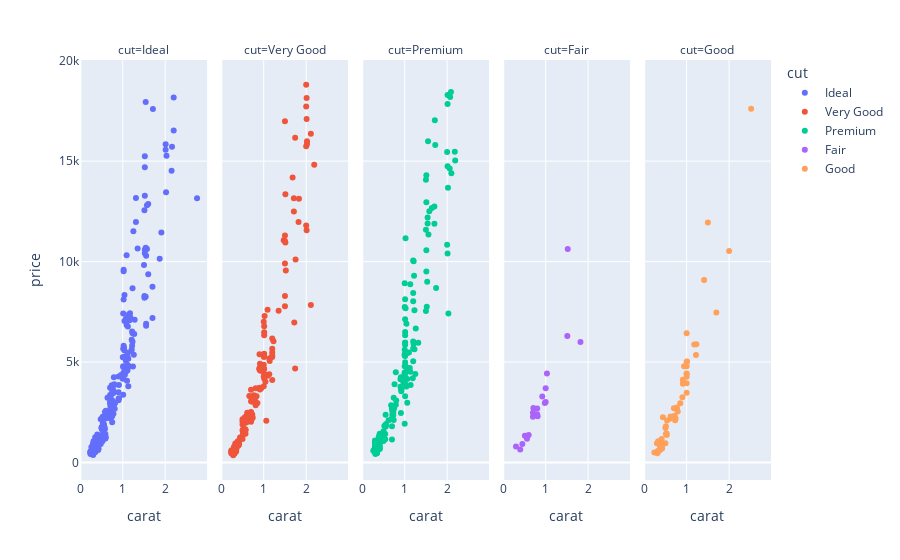

The notebook cell saved with this chart:
### Markdown cell above
### FACET PLOTS
Sada alfaz m ksi b dataset ko categories ki base p divde kr daina r hr category ka different  
plot show ho jae ga jsy hmary dataset m category wise ho ga
You have one dataset (like the diamonds dataset).  
You pick a categorical variable (e.g., category).   
**PLOTLY** will Look at all unique values of that category (e.g., Fair, Good, Very Good, Premium, Ideal).  
Split the dataset into groups, one per unique category.  
Apply the same type of plot (scatter, histogram, box, etc.) to each group.  
Show all those small plots in a grid layout for comparison.  
This whole splitting process is done automatically → you don’t have to filter the dataset   yourself.

### Code cell
fig = px.scatter(data_frame=sample, x='carat' , y='price' , facet_col='cut', color='cut')
fig.show()

### Figure 1 — Plotly figure (JSON) as saved in the notebook; plotly's stock layout.template omitted (floating-point values rounded to 4 significant figures; data arrays with more than 128 entries replaced by an {"elided": "..."} marker saying what was removed)
{"data": [{"hovertemplate": "cut=Ideal<br>carat=%{x}<br>price=%{y}<extra></extra>", "legendgroup": "Ideal", "marker": {"color": "#636efa", "symbol": "circle"}, "mode": "markers", "name": "Ideal", "orientation": "v", "showlegend": true, "type": "scatter", "x": {"elided": "285 float values"}, "xaxis": "x", "y": {"elided": "285 int values"}, "yaxis": "y"}, {"hovertemplate": "cut=Very Good<br>carat=%{x}<br>price=%{y}<extra></extra>", "legendgroup": "Very Good", "marker": {"color": "#EF553B", "symbol": "circle"}, "mode": "markers", "name": "Very Good", "orientation": "v", "showlegend": true, "type": "scatter", "x": {"elided": "162 float values"}, "xaxis": "x2", "y": {"elided": "162 int values"}, "yaxis": "y2"}, {"hovertemplate": "cut=Premium<br>carat=%{x}<br>price=%{y}<extra></extra>", "legendgroup": "Premium", "marker": {"color": "#00cc96", "symbol": "circle"}, "mode": "markers", "name": "Premium", "orientation": "v", "showlegend": true, "type": "scatter", "x": {"elided": "176 float values"}, "xaxis": "x3", "y": {"elided": "176 int values"}, "yaxis": "y3"}, {"hovertemplate": "cut=Fair<br>carat=%{x}<br>price=%{y}<extra></extra>", "legendgroup": "Fair", "marker": {"color": "#ab63fa", "symbol": "circle"}, "mode": "markers", "name": "Fair", "orientation": "v", "showlegend": true, "type": "scatter", "x": [1, 0.6, 0.98, 1.03, 0.8, 0.81, 1.51, 1.52, 0.92, 0.7, 0.3, 0.4, 1, 0.8, 0.7, 0.51, 0.71, 1.82, 0.45, 0.56], "xaxis": "x4", "y": [3011, 1367, 2958, 4424, 2400, 2297, 6291, 10623, 3282, 2273, 790, 644, 3696, 2686, 2479, 1334, 2707, 5993, 923, 1176], "yaxis": "y4"}, {"hovertemplate": "cut=Good<br>carat=%{x}<br>price=%{y}<extra></extra>", "legendgroup": "Good", "marker": {"color": "#FFA15A", "symbol": "circle"}, "mode": "markers", "name": "Good", "orientation": "v", "showlegend": true, "type": "scatter", "x": [0.53, 0.51, 0.42, 2.52, 1.41, 0.91, 0.33, 0.5, 0.54, 0.31, 0.44, 1, 1, 0.42, 0.42, 1, 0.41, 0.37, 0.74, 0.85, 0.41, 0.4, 0.9, 0.4, 0.42, 1.23, 0.77, 0.38, 0.72, 0.24, 1, 1.5, 0.77, 0.51, 1.22, 0.79, 0.35, 0.5, 0.7, 1, 2, 1, 0.32, 0.73, 1.01, 0.3, 0.53, 0.63, 1, 1.18, 0.62, 0.71, 0.32, 0.94, 1.7, 1, 0.91], "xaxis": "x5", "y": [1440, 1800, 722, 17608, 9088, 3924, 1052, 1715, 2090, 462, 2250, 4786, 3465, 867, 700, 4400, 1169, 825, 2190, 2945, 755, 687, 3250, 882, 945, 5889, 2734, 659, 2308, 492, 5013, 11948, 2642, 1423, 5356, 2539, 583, 958, 2699, 6437, 10528, 3949, 524, 2098, 5021, 956, 1363, 2188, 4427, 5871, 2288, 2308, 571, 4790, 7464, 4273, 4113], "yaxis": "y5"}], "layout": {"annotations": [{"font": {}, "showarrow": false, "text": "cut=Ideal", "x": 0.092, "xanchor": "center", "xref": "paper", "y": 1, "yanchor": "bottom", "yref": "paper"}, {"font": {}, "showarrow": false, "text": "cut=Very Good", "x": 0.296, "xanchor": "center", "xref": "paper", "y": 1, "yanchor": "bottom", "yref": "paper"}, {"font": {}, "showarrow": false, "text": "cut=Premium", "x": 0.5, "xanchor": "center", "xref": "paper", "y": 1, "yanchor": "bottom", "yref": "paper"}, {"font": {}, "showarrow": false, "text": "cut=Fair", "x": 0.704, "xanchor": "center", "xref": "paper", "y": 1, "yanchor": "bottom", "yref": "paper"}, {"font": {}, "showarrow": false, "text": "cut=Good", "x": 0.908, "xanchor": "center", "xref": "paper", "y": 1, "yanchor": "bottom", "yref": "paper"}], "legend": {"title": {"text": "cut"}, "tracegroupgap": 0}, "margin": {"t": 60}, "xaxis": {"anchor": "y", "domain": [0, 0.184], "title": {"text": "carat"}}, "xaxis2": {"anchor": "y2", "domain": [0.204, 0.388], "matches": "x", "title": {"text": "carat"}}, "xaxis3": {"anchor": "y3", "domain": [0.408, 0.592], "matches": "x", "title": {"text": "carat"}}, "xaxis4": {"anchor": "y4", "domain": [0.612, 0.796], "matches": "x", "title": {"text": "carat"}}, "xaxis5": {"anchor": "y5", "domain": [0.816, 1], "matches": "x", "title": {"text": "carat"}}, "yaxis": {"anchor": "x", "domain": [0, 1], "title": {"text": "price"}}, "yaxis2": {"anchor": "x2", "domain": [0, 1], "matches": "y", "showticklabels": false}, "yaxis3": {"anchor": "x3", "domain": [0, 1], "matches": "y", "showticklabels": false}, "yaxis4": {"anchor": "x4", "domain": [0, 1], "matches": "y", "showticklabels": false}, "yaxis5": {"anchor": "x5", "domain": [0, 1], "matches": "y", "showticklabels": false}}}
